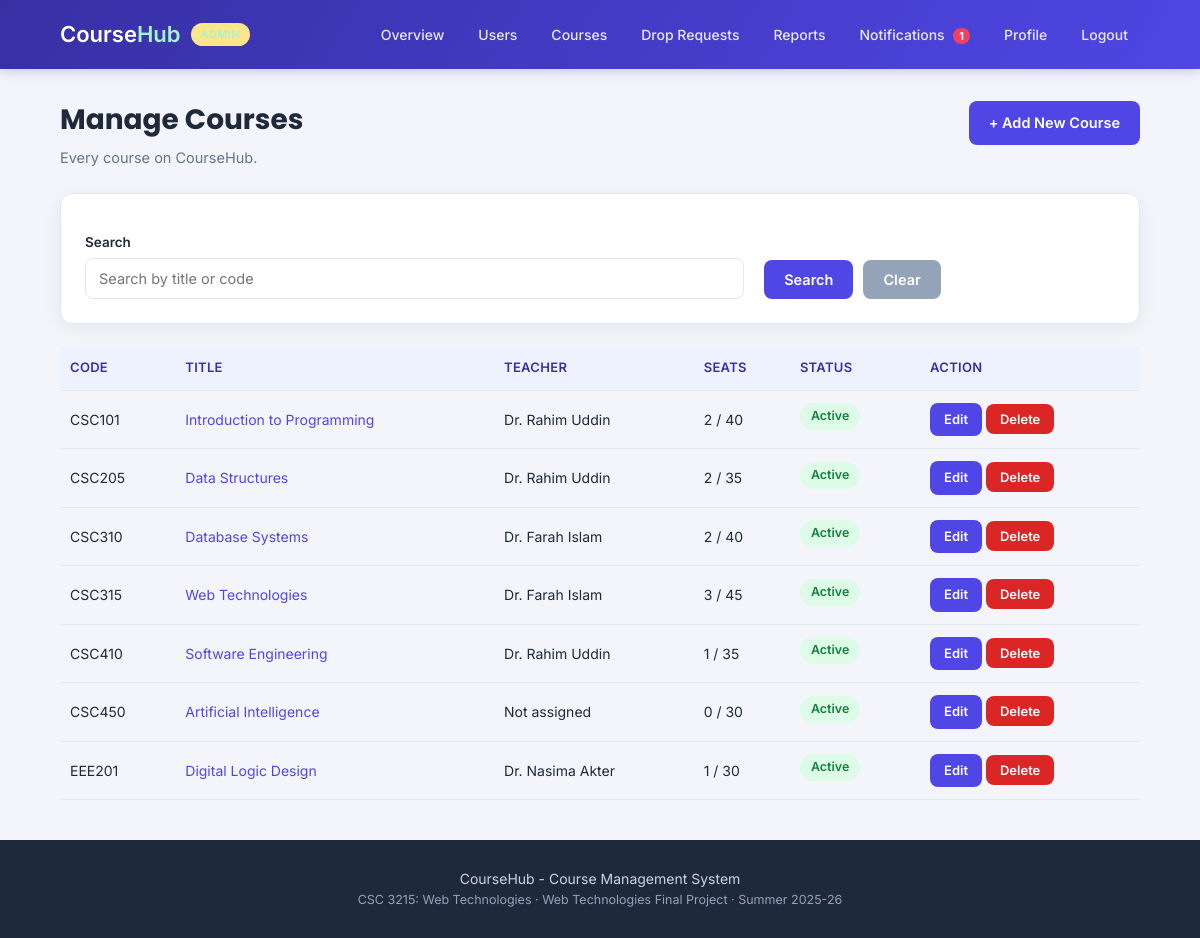
Page /admin-courses.php (signed in) on the committed database.
### tables this page shows
CREATE TABLE users (
    user_id     INT AUTO_INCREMENT PRIMARY KEY,
    name        VARCHAR(100) NOT NULL,
    email       VARCHAR(100) NOT NULL UNIQUE,
    password    VARCHAR(255) NOT NULL,
    role        ENUM('admin','teacher','student') NOT NULL DEFAULT 'student',
    phone       VARCHAR(20),
    department  VARCHAR(100),
    bio         TEXT,
    status      VARCHAR(20)  DEFAULT 'active',
    joined      DATE
);

CREATE TABLE courses (
    course_id     INT AUTO_INCREMENT PRIMARY KEY,
    course_code   VARCHAR(20)  NOT NULL UNIQUE,
    title         VARCHAR(150) NOT NULL,
    description   TEXT,
    credit_hour   DECIMAL(2,1) NOT NULL DEFAULT 3.0,
    teacher_id    INT DEFAULT NULL,
    capacity      INT NOT NULL DEFAULT 40,
    course_status VARCHAR(20) DEFAULT 'active',
    created_at    DATE,
    FOREIGN KEY (teacher_id) REFERENCES users(user_id) ON DELETE SET NULL
);

### check_login.php (called while the page is built, shortened)
<?php
$me = getUser($conn, $_SESSION["user_id"]);
?>

### check_admin.php (called while the page is built, shortened)
<?php
require_once "check_login.php";
?>

### admin-courses.php (the view, shortened to what this page needs)
<?php
require_once "config.php";
require_once "functions.php";
require_once "check_admin.php";
$search = isset($_GET["search"]) ? trim($_GET["search"]) : "";
$sql = "SELECT c.*, u.name AS teacher_name,
        (SELECT COUNT(*) FROM enrollments e WHERE e.course_id = c.course_id AND e.enroll_status = 'enrolled') AS enrolled
        FROM courses c LEFT JOIN users u ON c.teacher_id = u.user_id WHERE 1 = 1";
$sql = $sql . " ORDER BY c.course_code ASC";
$stmt = $conn->prepare($sql);
$stmt->execute();
$result = $stmt->get_result();
include "header.php";
?>
    <div class="page">
        <div class="row" style="align-items:center;justify-content:space-between">
            <h1>Manage Courses</h1>
            <a href="add-course.php" class="btn">+ Add New Course</a>
        </div>
        <p class="page-info">Every course on CourseHub.</p>
        <div class="box">
            <form method="GET" action="admin-courses.php">
                <div class="row">
                    <div class="col-left">
                        <label for="search">Search</label>
                        <input type="search" id="search" name="search" placeholder="Search by title or code"
                               value="<?php echo htmlspecialchars($search); ?>">
                    </div>
                    <div class="col-right" style="display:flex;align-items:flex-end">
                        <div class="buttons" style="margin-top:0">
                            <button type="submit">Search</button>
                            <button type="button" class="btn-gray" onclick="window.location.href='admin-courses.php'">Clear</button>
                        </div>
                    </div>
                </div>
            </form>
        </div>
        <?php if ($result->num_rows == 0) { ?>
            <div class="empty">No course found.</div>
        <?php } else { ?>
            <table>
                <tr><th>Code</th><th>Title</th><th>Teacher</th><th>Seats</th><th>Status</th><th>Action</th></tr>
                <?php while ($c = $result->fetch_assoc()) { ?>
                    <tr>
                        <td><?php echo htmlspecialchars($c["course_code"]); ?></td>
                        <td><a href="course-details.php?id=<?php echo $c["course_id"]; ?>"><?php echo htmlspecialchars($c["title"]); ?></a></td>
                        <td><?php echo htmlspecialchars($c["teacher_name"] ?? "Not assigned"); ?></td>
                        <td><?php echo $c["enrolled"]; ?> / <?php echo $c["capacity"]; ?></td>
                        <td><?php echo showStatus($c["course_status"]); ?></td>
                        <td>
                            <a href="edit-course.php?id=<?php echo $c["course_id"]; ?>" class="btn btn-small">Edit</a>
                            <button class="btn-small btn-red" onclick="if (confirm('Delete this course? This also removes its enrollments, materials and grades.')) { window.location.href='admin-courses.php?action=delete&id=<?php echo $c["course_id"]; ?>'; }">Delete</button>
                        </td>
                    </tr>
                <?php } ?>
            </table>
        <?php } ?>
    </div>
<?php
include "footer.php";
?>

### header.php (shortened to what this page needs)
<?php
$logged_in = isset($_SESSION["user_logged_in"]) && $_SESSION["user_logged_in"] === true;
$role      = $logged_in ? $_SESSION["role"] : "";
?>
<!DOCTYPE html>
<html lang="en">
<head>
    <link rel="stylesheet" href="style.css">
</head>
<body>
    <div class="header">
        <div class="container">
            <h2 class="logo">
                <a href="<?php echo $logged_in ? 'dashboard.php' : 'index.php'; ?>">
                    Course<span>Hub</span>
                </a>
                <?php if ($logged_in) { echo showRole($role); } ?>
            </h2>
            <div class="menu">
            <?php if ($role == "student") { ?>
                <a href="dashboard.php">Dashboard</a>
                <a href="courses.php">Browse Courses</a>
                <a href="my-courses.php">My Courses</a>
                <a href="grades.php">My Grades</a>
                <a href="drop-requests.php">Drop Requests</a>
                <a href="notifications.php" class="bell">Notifications
                    <?php $unread = countUnread($conn, $me["user_id"]);
                          if ($unread > 0) { echo "<span class='bell-count' id='bellCount'>" . $unread . "</span>"; } ?>
                </a>
                <a href="profile.php">Profile</a>
                <a href="logout.php">Logout</a>
            <?php } else if ($role == "admin") { ?>
                <a href="admin-dashboard.php">Overview</a>
                <a href="admin-users.php">Users</a>
                <a href="admin-courses.php">Courses</a>
                <a href="admin-drop-requests.php">Drop Requests</a>
                <a href="admin-reports.php">Reports</a>
                <a href="notifications.php" class="bell">Notifications
                    <?php $unread = countUnread($conn, $me["user_id"]);
                          if ($unread > 0) { echo "<span class='bell-count' id='bellCount'>" . $unread . "</span>"; } ?>
                </a>
                <a href="profile.php">Profile</a>
                <a href="logout.php">Logout</a>
            <?php } else { ?>
                <a href="index.php">Home</a>
                <a href="login.php">Login</a>
                <a href="register.php">Register</a>
            <?php } ?>
            </div>
        </div>
    </div>

### functions.php (shortened to what this page needs)
<?php
function getUser($conn, $user_id) {
    $stmt = $conn->prepare("SELECT * FROM users WHERE user_id = ?");
    $stmt->bind_param("i", $user_id);
    $stmt->execute();
    $result = $stmt->get_result();
    $user = $result->fetch_assoc();
    return $user;
}
function showStatus($status) {
    $green  = array("active", "enrolled", "approved", "done", "completed");
    if (in_array($status, $green)) {
        return "<span class='tag tag-green'>" . ucfirst($status) . "</span>";
    }
    return "<span class='tag tag-red'>" . ucfirst($status) . "</span>";
}
function showRole($role) {
    if ($role == "admin") {
        return "<span class='badge badge-admin'>Admin</span>";
    }
    return "<span class='badge badge-student'>Student</span>";
}
function countUnread($conn, $user_id) {
    $stmt = $conn->prepare("SELECT COUNT(*) AS total FROM notifications
                            WHERE user_id = ? AND is_read = 0");
    $stmt->bind_param("i", $user_id);
    $stmt->execute();
    $result = $stmt->get_result();
    $row = $result->fetch_assoc();
    return $row["total"];
}
?>

### style.css (style rules this page uses)
:root { --primary: #4f46e5; --primary-dark: #3730a3; --primary-light:#eef2ff; --accent: #14b8a6; --accent-dark: #0f766e; --ink: #1e293b; --ink-light: #64748b; --bg: #f4f5fb; --white: #ffffff; --border: #e2e8f0; --green: #16a34a; --green-bg: #dcfce7; --orange: #d97706; --orange-bg: #fef3c7; --red: #dc2626; --red-bg: #fee2e2; --radius: 12px; --shadow: 0 4px 18px rgba(30, 41, 59, 0.07); --shadow-hover: 0 8px 26px rgba(30, 41, 59, 0.12); }
* { margin:0; padding:0; box-sizing:border-box; font-family:'Inter', Arial, Helvetica, sans-serif; }
h1, h2, h3, .logo { font-family:'Poppins', Arial, Helvetica, sans-serif; }
body { background:var(--bg); color:var(--ink); line-height:1.5; }
a { text-decoration:none; color:var(--primary); }
.header { background:linear-gradient(120deg, var(--primary-dark), var(--primary)); padding:16px 0; box-shadow:0 2px 12px rgba(55, 48, 163, 0.25); position:sticky; top:0; z-index:50; }
.header .container { display:flex; justify-content:space-between; align-items:center; flex-wrap:wrap; gap:10px; }
.logo { color:white; font-size:22px; font-weight:600; display:flex; align-items:center; gap:10px; }
.logo a { color:white; }
.logo span { color:#a7f3d0; }
.menu { display:flex; align-items:center; flex-wrap:wrap; gap:4px 4px; }
.menu a { color:rgba(255,255,255,0.88); margin-left:6px; font-size:14px; font-weight:500; padding:8px 12px; border-radius:8px; transition:background 0.15s ease, color 0.15s ease; position:relative; }
.bell-count { background:#f43f5e; color:white; font-size:11px; font-weight:700; padding:1px 6px; border-radius:10px; margin-left:5px; }
.badge { font-size:11px; font-weight:600; padding:3px 10px; border-radius:20px; text-transform:uppercase; letter-spacing:0.4px; }
.badge-admin { background:#fde68a; color:#7c4a03; }
.container { width:1080px; max-width:94%; margin:0 auto; }
.page { width:1080px; max-width:94%; margin:30px auto; }
h1 { color:var(--ink); margin-bottom:6px; font-weight:700; font-size:28px; }
h2 { color:var(--ink); font-weight:600; }
.page-info { color:var(--ink-light); font-size:14.5px; margin-bottom:24px; }
.box { background:var(--white); padding:24px; border-radius:var(--radius); box-shadow:var(--shadow); margin-bottom:22px; border:1px solid var(--border); }
.row { display:flex; gap:20px; flex-wrap:wrap; }
.col-left { width:64%; }
.col-right { width:34%; }
label { display:block; font-weight:600; font-size:13.5px; color:var(--ink); margin-top:14px; margin-bottom:6px; }
input[type="text"], input[type="email"], input[type="password"], input[type="number"], input[type="tel"], input[type="date"], input[type="time"], input[type="search"], select, textarea { width:100%; padding:11px 13px; border:1.5px solid var(--border); border-radius:8px; font-size:14.5px; outline:none; background:var(--white); color:var(--ink); transition:border 0.15s ease, box-shadow 0.15s ease; }
button, .btn { padding:11px 20px; border:none; border-radius:8px; background:var(--primary); color:white; font-size:14.5px; font-weight:600; cursor:pointer; transition:background 0.15s ease, transform 0.05s ease; display:inline-block; }
.btn-small { padding:7px 14px; font-size:13px; }
.btn-red { background:var(--red); }
.btn-gray { background:#94a3b8; }
.buttons { margin-top:22px; display:flex; gap:10px; flex-wrap:wrap; }
table { width:100%; border-collapse:collapse; margin-top:12px; font-size:14px; }
th, td { border-bottom:1px solid var(--border); padding:12px 10px; text-align:left; }
th { background:var(--primary-light); color:var(--primary-dark); font-weight:600; font-size:13px; text-transform:uppercase; letter-spacing:0.3px; }
.tag { display:inline-block; background:#eef1f7; color:var(--ink); padding:4px 11px; border-radius:20px; font-size:12.5px; font-weight:600; margin-right:5px; margin-bottom:5px; }
.tag-green { background:var(--green-bg); color:#15803d; }

### rows in the picture
users: user_id "1"
courses: course_code "CSC101", title "Introduction to Programming", teacher.name "Dr. Rahim Uddin", enrolled "2", capacity "40", course_status "Active"
courses: course_code "CSC205", title "Data Structures", teacher.name "Dr. Rahim Uddin", enrolled "2", capacity "35", course_status "Active"
courses: course_code "CSC310", title "Database Systems", teacher.name "Dr. Farah Islam", enrolled "2", capacity "40", course_status "Active"
courses: course_code "CSC315", title "Web Technologies", teacher.name "Dr. Farah Islam", enrolled "3", capacity "45", course_status "Active"
courses: course_code "CSC410", title "Software Engineering", teacher.name "Dr. Rahim Uddin", enrolled "1", capacity "35", course_status "Active"
courses: course_code "CSC450", title "Artificial Intelligence", teacher_name "Not assigned", enrolled "0", capacity "30", course_status "Active"
courses: course_code "EEE201", title "Digital Logic Design", teacher.name "Dr. Nasima Akter", enrolled "1", capacity "30", course_status "Active"
